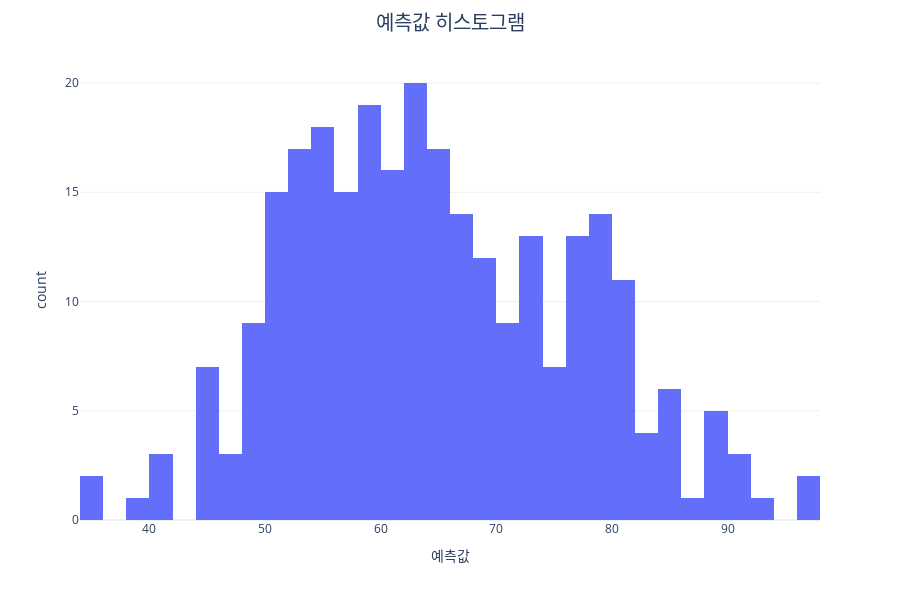

Here is the notebook cell this chart was saved with:
### Markdown cell above
&nbsp; 문제에 제시된 조건에 맞는 반응변수와 설명변수 데이터프레임을 각각 생성하고, 선형회귀모형을 구성하였다. 회귀계수 추정치와 평가 데이터 예측값의 히스토그램을 순서대로 산출하였다.

### Code cell
## train dataset : (y, X)
y = df_train["Grad.Rate"]
X = df_train.drop("Grad.Rate", axis = 1)

## test dataset : (yy, XX)
yy = df_test["Grad.Rate"]
XX = df_test.drop("Grad.Rate", axis = 1)

## modeling
predictr = LinearRegression()
predictr.fit(X, y)
yhat = predictr.predict(X) ## train data에서의 적합값
yyhat = predictr.predict(XX) ## test data에서의 예측값

## output coefficient
print(pd.DataFrame({'Features' : ["Intercept"]+list(X.columns),\
                    'Coefficients' : [predictr.intercept_] + list(predictr.coef_)}))
print("\n")

## histogram
fig = px.histogram(yyhat, nbins = 40,  width = 900, height = 600)
fig.update_layout(
    title = "예측값 히스토그램", title_x = 0.5, title_font_size = 20,
    xaxis_title="예측값",
    showlegend = False
)
fig.show()

### Figure 1 — Plotly figure (JSON) as saved in the notebook; plotly's stock layout.template omitted (floating-point values rounded to 4 significant figures; data arrays with more than 128 entries replaced by an {"elided": "..."} marker saying what was removed)
{"data": [{"alignmentgroup": "True", "bingroup": "x", "hovertemplate": "variable=0<br>value=%{x}<br>count=%{y}<extra></extra>", "legendgroup": "0", "marker": {"color": "#636efa", "pattern": {"shape": ""}}, "name": "0", "nbinsx": 40, "offsetgroup": "0", "orientation": "v", "showlegend": true, "type": "histogram", "x": {"elided": "277 float values"}, "xaxis": "x", "yaxis": "y"}], "layout": {"barmode": "relative", "height": 600, "legend": {"title": {"text": "variable"}, "tracegroupgap": 0}, "margin": {"t": 60}, "showlegend": false, "title": {"font": {"size": 20}, "text": "예측값 히스토그램", "x": 0.5}, "width": 900, "xaxis": {"anchor": "y", "autorange": true, "domain": [0, 1], "range": [34, 98], "title": {"text": "예측값"}, "type": "linear"}, "yaxis": {"anchor": "x", "autorange": true, "domain": [0, 1], "range": [0, 21.05], "title": {"text": "count"}}}}
